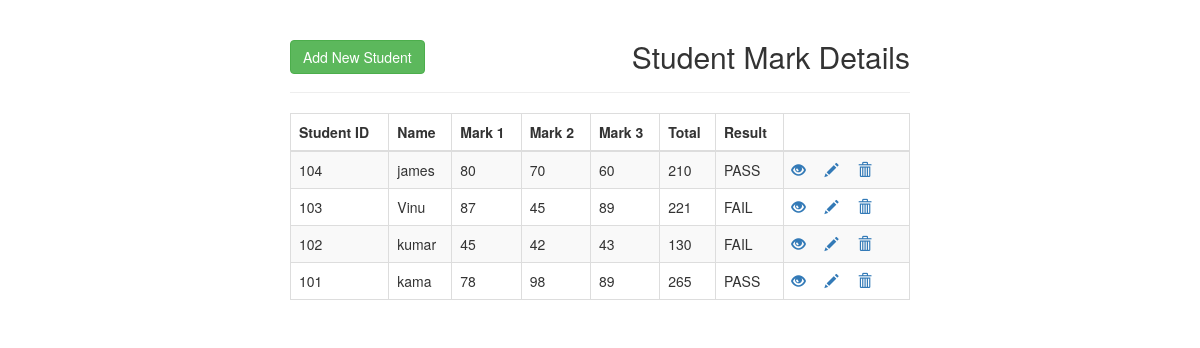
The page / on the database its author committed.
### tables this page shows
CREATE TABLE IF NOT EXISTS `student` (
  `studentid` int(11) NOT NULL,
  `name` varchar(100) NOT NULL,
  `mark1` int(11) NOT NULL,
  `mark2` int(11) NOT NULL,
  `mark3` int(11) NOT NULL,
  `total` int(11) NOT NULL,
  `result` varchar(10) DEFAULT NULL
);

### index.php (the view, shortened to what this page needs)
<?php
require_once 'connection.php';
?>
<!DOCTYPE html>
<html lang="en">
<head>
    <link rel="stylesheet" href="https://maxcdn.bootstrapcdn.com/bootstrap/3.3.7/css/bootstrap.css">
</head>
<body>
    <div class="wrapper">
        <div class="container-fluid">
            <div class="row">
                <div class="col-md-12">
                    <div class="page-header clearfix">
                        <h2 class="pull-right">Student Mark Details</h2>
                        <a href="create.php" class="btn btn-success pull-left">Add New Student</a>
                    </div>
                    <table class='table table-bordered table-striped'>
                              <thead>
                                   <tr>
                                        <th>Student ID</th>
                                       <th>Name</th>
                                       <th>Mark 1</th>
                                       <th>Mark 2</th>
                                       <th>Mark 3</th>
                                       <th>Total</th>
                                       <th>Result</th>
                                       <th></th>
                                   </tr>
                                </thead>
                             <tbody>
<?php
      $sql = "select * from student order by studentid desc";
      $result = $connect->query($sql);
      if($result->num_rows > 0) {
        while($row = $result->fetch_assoc()) {
          ?>
                     <tr>
                              <td><?php echo $row['studentid']  ?></td>
                                      <td><?php echo $row['name']  ?></td>
                                      <td><?php echo $row['mark1']  ?></td>
                                      <td><?php echo $row['mark2']  ?></td>
                                       <td><?php echo $row['mark3']  ?></td>
                                       <td><?php echo $row['total']  ?></td>
                                       <td><?php echo $row['result']  ?></td>
                                     <td>
               <a href="read.php?id=<?php echo $row['studentid']  ?>" title='View Record' data-toggle='tooltip'>
                <span class='glyphicon glyphicon-eye-open'></span>
               </a>
                <a href="update.php?id=<?php echo $row['studentid']  ?>" title='Update Record' data-toggle='tooltip'>
                <span class='glyphicon glyphicon-pencil'></span>
                </a>
                <a href="delete.php?id=<?php echo $row['studentid']  ?>" title='Delete Record' data-toggle='tooltip'>
                <span class='glyphicon glyphicon-trash'></span>
                </a>
                                      </td>
                                  </tr>
                               <?php
                                        }
                              ?>
                              </tbody>
                          </table>
                         <?php
                         }
                         else
                         {
                          echo  "<p class='lead'><em>No records were found.</em></p>";
                         }
                         ?>
                </div>
            </div>
        </div>
    </div>
</body>
</html>

### index.php (style rules this page uses)
.wrapper { width: 650px; margin: 0 auto; }
.page-header h2 { margin-top: 0; }
table tr td:last-child a { margin-right: 15px; }

### rows shown on the page
student: studentid "104", name "james", mark1 "80", mark2 "70", mark3 "60", total "210", result "PASS"
student: studentid "103", name "Vinu", mark1 "87", mark2 "45", mark3 "89", total "221", result "FAIL"
student: studentid "102", name "kumar", mark1 "45", mark2 "42", mark3 "43", total "130", result "FAIL"
student: studentid "101", name "kama", mark1 "78", mark2 "98", mark3 "89", total "265", result "PASS"
